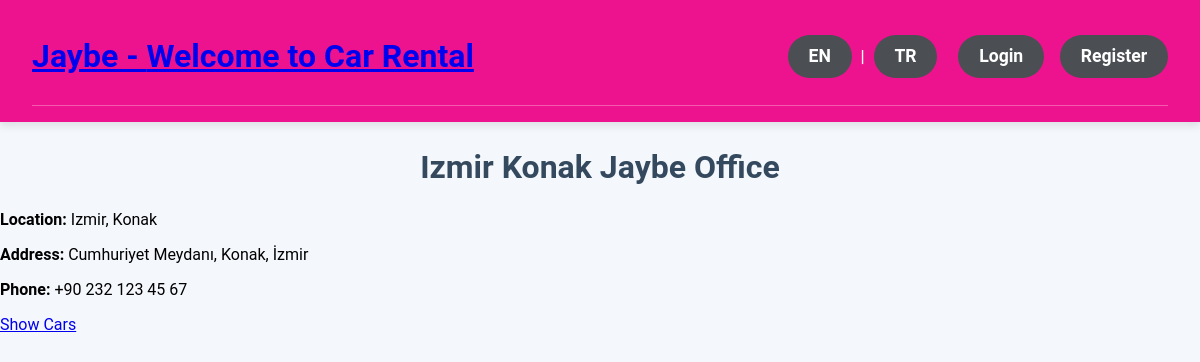
The app's page /office/1 with its own data.
### models/models.py (models this page shows)
class Office(db.Model):
    __tablename__ = 'offices'
    id = db.Column(db.Integer, primary_key=True)
    name = db.Column(db.String(100), unique=True, nullable=False)
    location = db.Column(db.String(100), nullable=False)
    address = db.Column(db.Text, nullable=False)
    phone_no = db.Column(db.String(15), nullable=False)
    latitude = db.Column(db.Float, nullable=True)
    longitude = db.Column(db.Float, nullable=True)
    cars = db.relationship('Car', backref='office', lazy=True)

### app.py (the view)
@app.route('/office/<int:office_id>')
def office_info(office_id):
    office = Office.query.get_or_404(office_id)
    return render_template('office_info.html', office=office)

### app.py (called while the page is built)
@app.context_processor
def inject_is_authenticated():
    return dict(is_authenticated=is_authenticated)

@app.before_request
def set_language():
    session.setdefault("language", "en")

@app.context_processor
def inject_language():
    lang = session.get("language", "en")
    return dict(language=lang, translations=LANGUAGES[lang])

### helpers/auth_handler.py (called while the page is built)
def is_authenticated(session):
    return 'user_id' in session

### templates/office_info.html
{% extends 'base.html' %}
{% block content %}
<div class="office-details-container">
    <h2>{{ office.name }}</h2>
    <div class="office-info">
        <p><strong>Location:</strong> {{ office.location }}</p>
        <p><strong>Address:</strong> {{ office.address }}</p>
        <p><strong>Phone:</strong> {{ office.phone_no }}</p>
    </div>
    <a href="{{ url_for('show_office_cars', office_id=office.id) }}" class="button">Show Cars</a>
</div>
{% endblock %}

### static/css/styles.css (style rules this page uses)
body { font-family: 'Roboto', sans-serif; background-color: #f4f7fc; margin: 0; padding: 0; }
h2 { font-size: 2rem; color: #34495e; text-align: center; margin-bottom: 1.5rem; }

### records on screen
Office: name "Izmir Konak Jaybe Office", location "Izmir, Konak", address "Cumhuriyet Meydanı, Konak, İzmir", phone_no "+90 232 123 45 67"

### other values on screen
{{ translations['welcome'] }} "Welcome to Car Rental"
{{ translations['login'] }} "Login"
{{ translations['register'] }} "Register"
